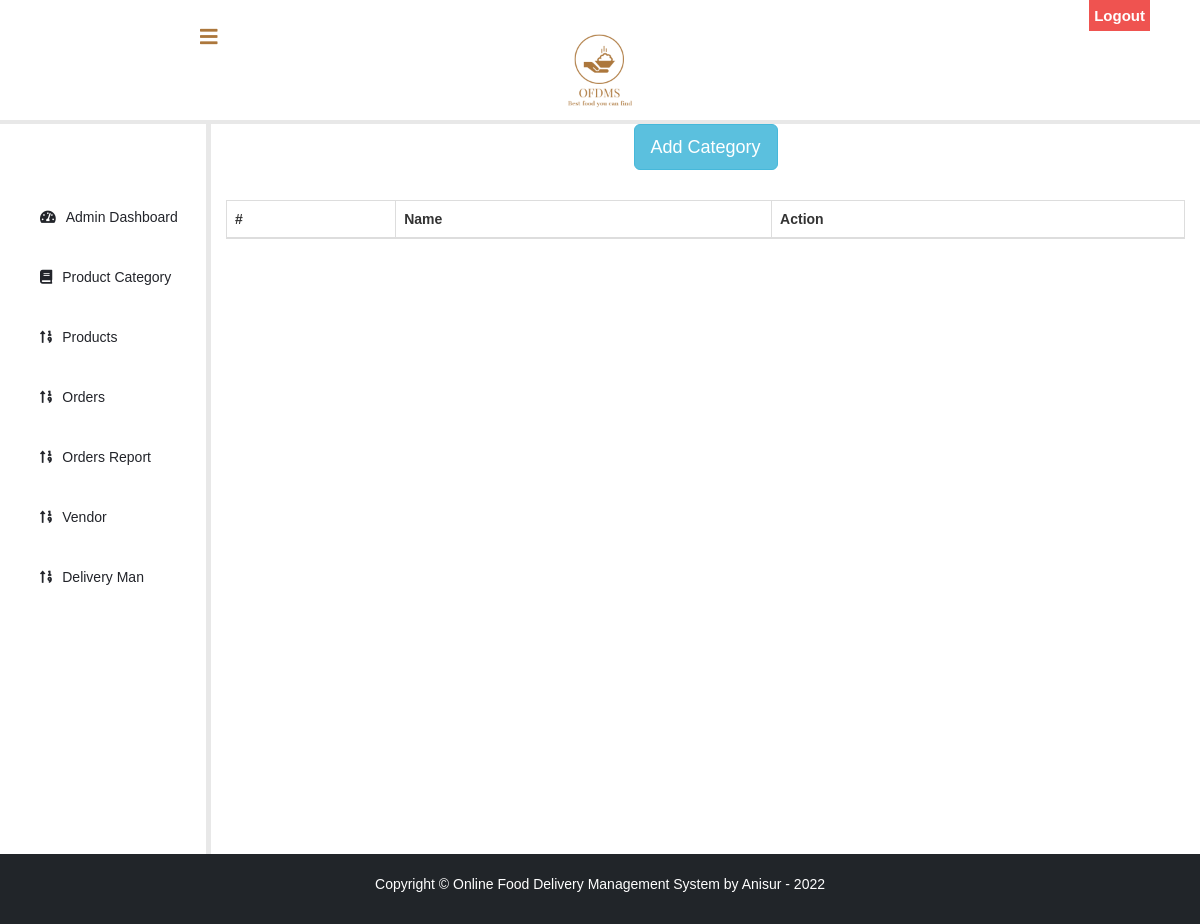
/sadmin/product-category/ (signed in), run on an earlier commit of the app's database.
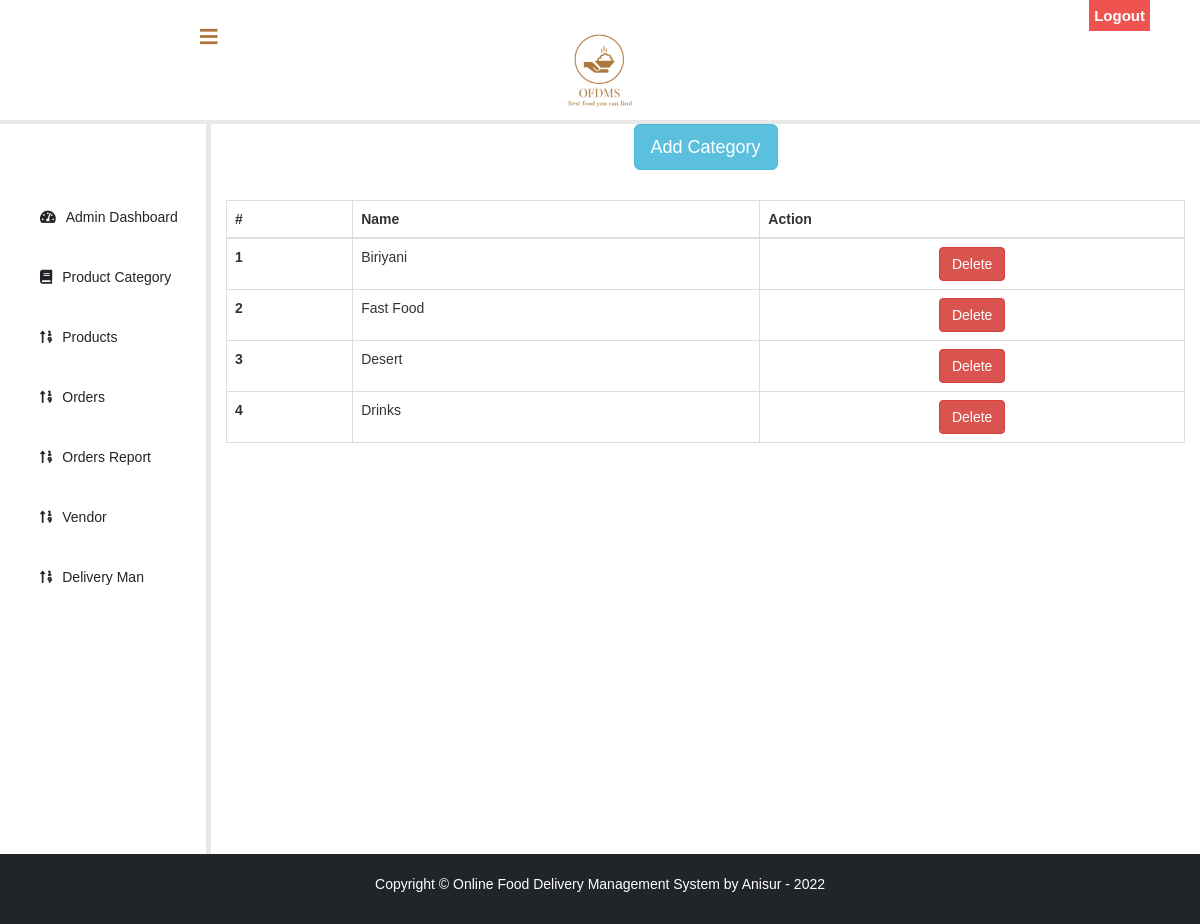
And on a later commit of the database.
### product/models.py (models this page shows, shortened)
class ProductCategory(models.Model):
    name =  models.CharField(max_length=20, null=False)

### mainapp/views.py (the view)
# urls.py: path('sadmin/product-category/', views.cat_details, name='product-details'),
@login_required(login_url='adminlogin')
def cat_details(request):
    cat_form = vfrom.ProductCatAddForm()
    product_cat = pmodel.ProductCategory.objects.all()
    dict ={'cat_form':cat_form,'product':product_cat}
    if request.method == 'POST':
        product_cat = vfrom.ProductCatAddForm(request.POST)
        if product_cat.is_valid():
            product_cat = product_cat.save(commit=False)
            product_cat.save()
            return HttpResponseRedirect('/sadmin/product-category/')
    return render(request, 'admin/cat-details.html',context=dict)

### templates/admin/cat-details.html (shortened to what this page needs)
{% extends 'admin/base.html' %}
{% load widget_tweaks %}
{% block content %}
<head>
  </head>
<br><br>
        {% include 'admin/sidebar.html' %}
  <div class="container">
    <div class="text-center">
          <button type="button" class="btn btn-info btn-lg" data-toggle="modal" data-target="#myModal">Add Category</button>
    </div>
     <div style="margin-top: 3rem">
         <table class="table table-bordered">
             <thead class="thead-light">
             <tr>
                 <th scope="col">#</th>
                 <th scope="col">Name</th>
                 <th scope="col">Action</th>
             </tr>
             </thead>
             <tbody>
             {% for i in product %}
             <tr>
                 <th scope="row">{{ forloop.counter }}</th>
                 <td>{{ i.name }}</td>
                  <td class="text-center">
                                        <a class="btn btn-danger" href="/product-category/delete/{{ i.id }}">Delete</a>
                  </td>
             </tr>
             {% endfor %}
             </tbody>
         </table>
     </div>
  </div>
<br><br><br><br><br><br><br><br><br><br>
{% endblock content %}

What changed in the data, as far as the page shows it:
added ProductCategory: name "Biriyani"
added ProductCategory: name "Fast Food"
added ProductCategory: name "Desert"
added ProductCategory: name "Drinks"
